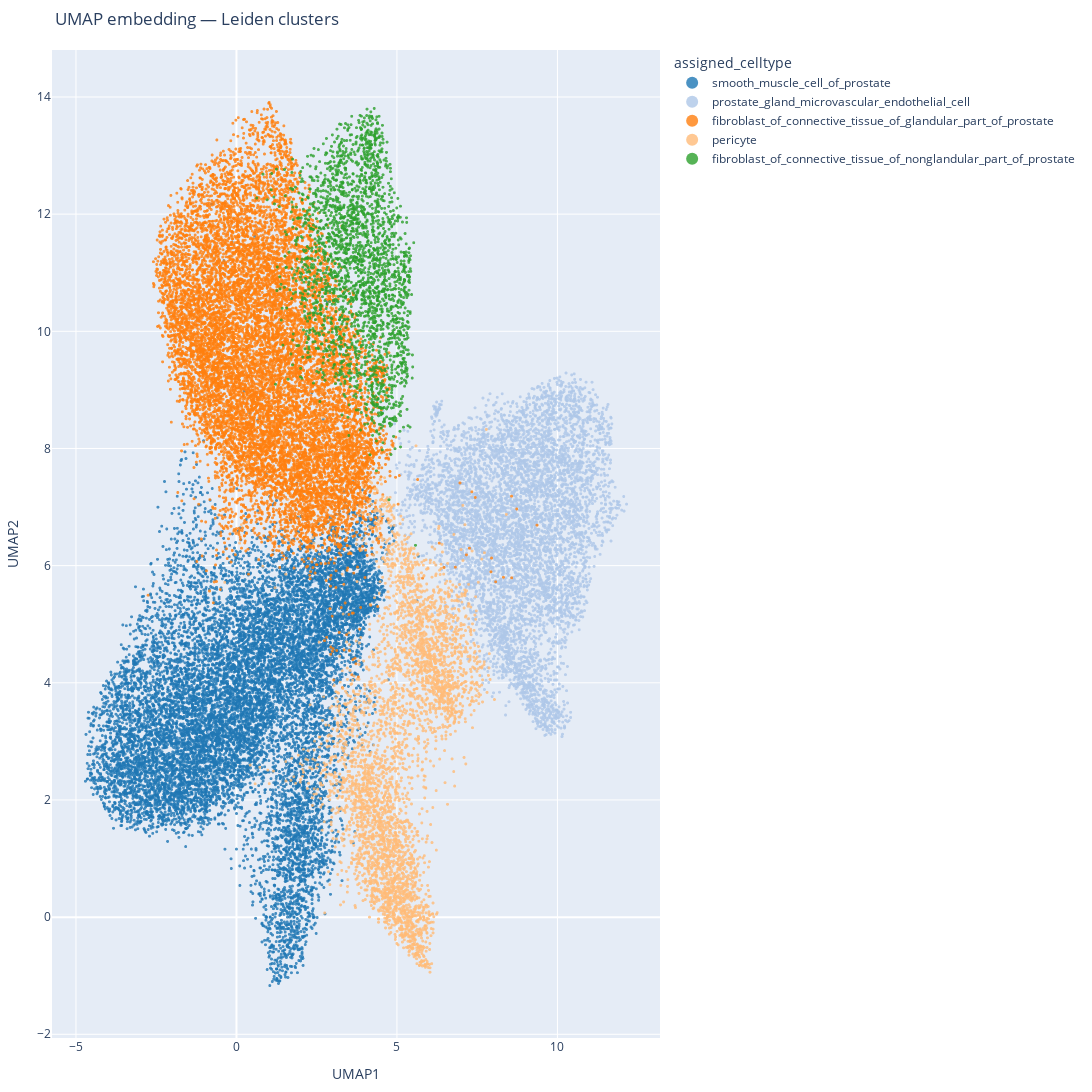

Write notebook code for a chart like this one.
### Code cell
plot_adata(adata_xen,cluster_key="assigned_celltype")

### Figure 1 — Plotly figure (JSON) as saved in the notebook; plotly's stock layout.template omitted (floating-point values rounded to 4 significant figures; data arrays with more than 128 entries replaced by an {"elided": "..."} marker saying what was removed)
{"data": [{"hovertemplate": "<b>%{hovertext}</b><br><br>assigned_celltype=smooth_muscle_cell_of_prostate<br>UMAP1=%{x}<br>UMAP2=%{y}<extra></extra>", "hovertext": {"elided": "13231 str values"}, "legendgroup": "smooth_muscle_cell_of_prostate", "marker": {"color": "#1f77b4", "opacity": 0.8, "size": 3, "symbol": "circle"}, "mode": "markers", "name": "smooth_muscle_cell_of_prostate", "showlegend": true, "type": "scattergl", "x": {"elided": "13231 float values"}, "xaxis": "x", "y": {"elided": "13231 float values"}, "yaxis": "y"}, {"hovertemplate": "<b>%{hovertext}</b><br><br>assigned_celltype=prostate_gland_microvascular_endothelial_cell<br>UMAP1=%{x}<br>UMAP2=%{y}<extra></extra>", "hovertext": {"elided": "6314 str values"}, "legendgroup": "prostate_gland_microvascular_endothelial_cell", "marker": {"color": "#aec7e8", "opacity": 0.8, "size": 3, "symbol": "circle"}, "mode": "markers", "name": "prostate_gland_microvascular_endothelial_cell", "showlegend": true, "type": "scattergl", "x": {"elided": "6314 float values"}, "xaxis": "x", "y": {"elided": "6314 float values"}, "yaxis": "y"}, {"hovertemplate": "<b>%{hovertext}</b><br><br>assigned_celltype=fibroblast_of_connective_tissue_of_glandular_part_of_prostate<br>UMAP1=%{x}<br>UMAP2=%{y}<extra></extra>", "hovertext": {"elided": "12634 str values"}, "legendgroup": "fibroblast_of_connective_tissue_of_glandular_part_of_prostate", "marker": {"color": "#ff7f0e", "opacity": 0.8, "size": 3, "symbol": "circle"}, "mode": "markers", "name": "fibroblast_of_connective_tissue_of_glandular_part_of_prostate", "showlegend": true, "type": "scattergl", "x": {"elided": "12634 float values"}, "xaxis": "x", "y": {"elided": "12634 float values"}, "yaxis": "y"}, {"hovertemplate": "<b>%{hovertext}</b><br><br>assigned_celltype=pericyte<br>UMAP1=%{x}<br>UMAP2=%{y}<extra></extra>", "hovertext": {"elided": "4096 str values"}, "legendgroup": "pericyte", "marker": {"color": "#ffbb78", "opacity": 0.8, "size": 3, "symbol": "circle"}, "mode": "markers", "name": "pericyte", "showlegend": true, "type": "scattergl", "x": {"elided": "4096 float values"}, "xaxis": "x", "y": {"elided": "4096 float values"}, "yaxis": "y"}, {"hovertemplate": "<b>%{hovertext}</b><br><br>assigned_celltype=fibroblast_of_connective_tissue_of_nonglandular_part_of_prostate<br>UMAP1=%{x}<br>UMAP2=%{y}<extra></extra>", "hovertext": {"elided": "2498 str values"}, "legendgroup": "fibroblast_of_connective_tissue_of_nonglandular_part_of_prostate", "marker": {"color": "#2ca02c", "opacity": 0.8, "size": 3, "symbol": "circle"}, "mode": "markers", "name": "fibroblast_of_connective_tissue_of_nonglandular_part_of_prostate", "showlegend": true, "type": "scattergl", "x": {"elided": "2498 float values"}, "xaxis": "x", "y": {"elided": "2498 float values"}, "yaxis": "y"}], "layout": {"height": 1200, "legend": {"bgcolor": "rgba(255,255,255,0.5)", "itemsizing": "constant", "title": {"text": "assigned_celltype"}, "tracegroupgap": 0, "traceorder": "normal", "x": 1.02, "y": 1}, "margin": {"b": 20, "l": 20, "r": 200, "t": 50}, "title": {"text": "UMAP embedding — Leiden clusters"}, "width": 1400, "xaxis": {"anchor": "y", "domain": [0, 1], "title": {"text": "UMAP1"}}, "yaxis": {"anchor": "x", "domain": [0, 1], "title": {"text": "UMAP2"}}}}
